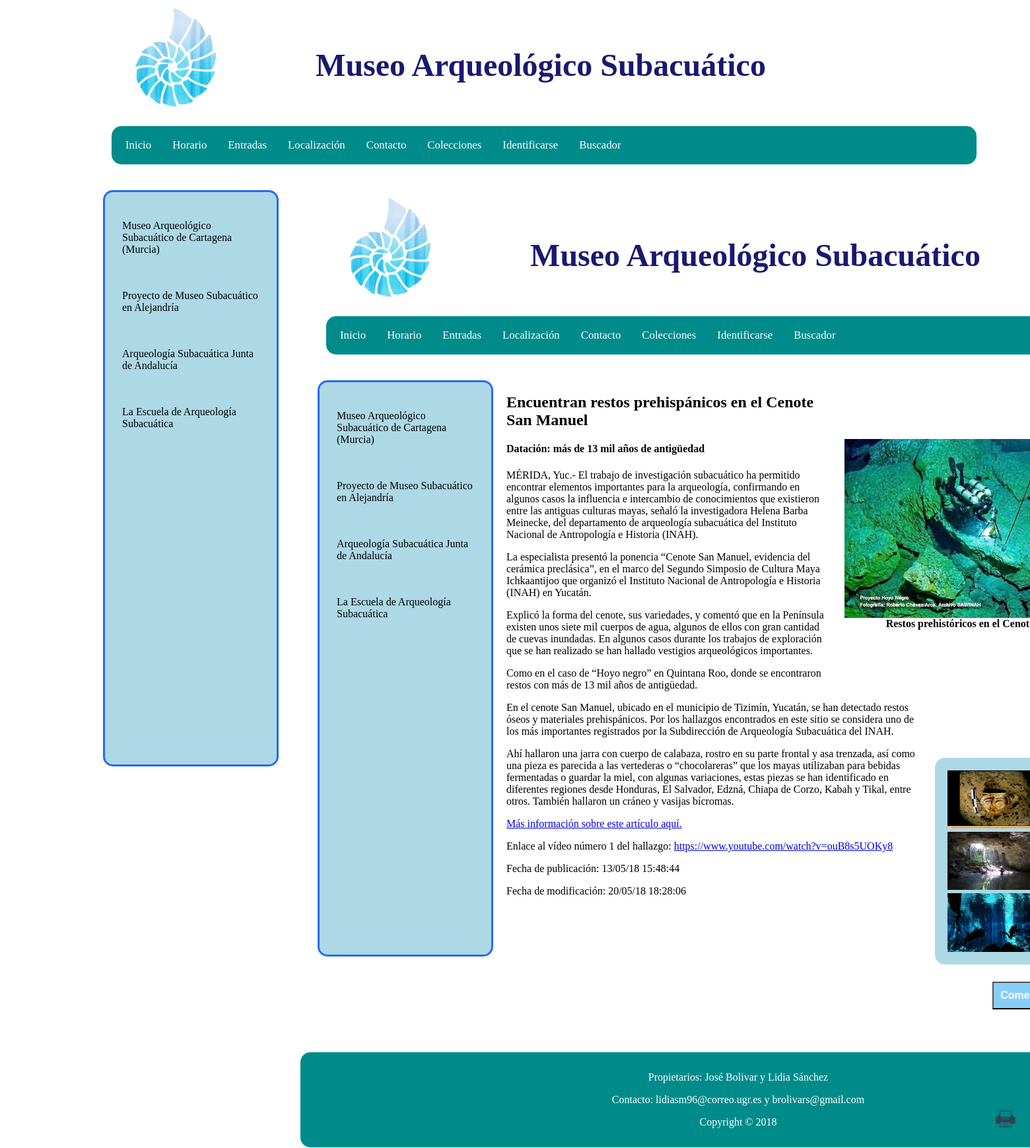
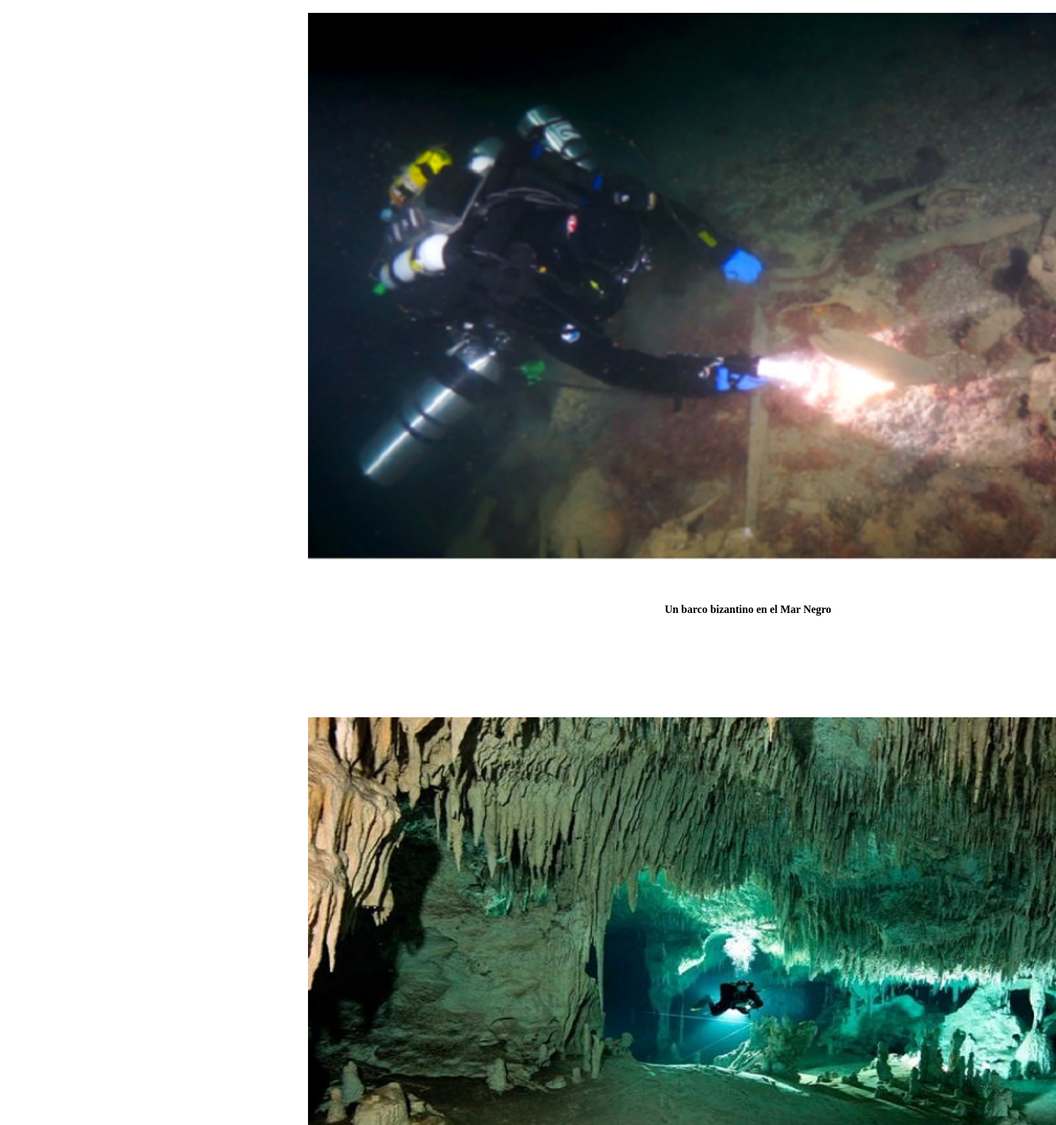
The app's page /PHP/vistas/plantillaPortada.php?obra=1 (upper part) with its own data (2 pictures, top to bottom).
### tables this page shows
CREATE TABLE `obras` (
  `ID` int(3) NOT NULL,
  `miniatura` text NOT NULL,
  `descripcion` text NOT NULL,
  `Titulo` text NOT NULL,
  `Imagen` text NOT NULL,
  `Fecha_Publicacion` timestamp NULL DEFAULT NULL ON UPDATE CURRENT_TIMESTAMP,
  `Fecha_Modificacion` timestamp NOT NULL DEFAULT '0000-00-00 00:00:00'
);

### PHP/bd/ConexionBD.php (called while the page is built, shortened)
<?php
    class ConexionBD {
        public static function abrirConexion() {
    	    $conexion = new mysqli('localhost', 'sibw1718', 'sibw1718') or exit('No se pudo conectar con el servidor');
    	    mysqli_select_db($conexion,'p5_sibw_bd') or die ( "No se ha podido conectar a la base de datos" );
        	mysqli_set_charset($conexion, 'utf8');
        	return $conexion;
        }
    }
?>

### PHP/modelos/modelo_Obras.php (called while the page is built, shortened)
<?php
class ModeloObras{
	public $conexionBD;
    public function __construct() {
	    $this->conexionBD = ConexionBD::abrirConexion();
    }
    public function getNombre ($id_obra) {
        $seleccion = "SELECT Titulo FROM obras WHERE ID = $id_obra";
        $resultado = mysqli_query ($this->conexionBD, $seleccion);
        $nombre = array();
        while ( $fila = mysqli_fetch_array ($resultado) ) {
            $nombre = $fila[0];
        }
        return $nombre;
    }
    public function getImagen ($id_obra) {
        $seleccion = "SELECT Imagen FROM obras WHERE ID = $id_obra";
        $resultado = mysqli_query ($this->conexionBD, $seleccion);
        while ( $fila = mysqli_fetch_array ($resultado) ) {
            $imagen = $fila[0];
        }
        return $imagen;
    }
    public function getDescripcion ($id_obra) {
        $seleccion = "SELECT descripcion FROM obras WHERE ID = $id_obra";
        $resultado = mysqli_query ($this->conexionBD, $seleccion);
        while ( $fila = mysqli_fetch_array ($resultado) ) {
            $descripcion = $fila[0];
        }
        return $descripcion;
    }
    public function getGaleria ($id_obra) {
        $seleccion = "SELECT ruta_imagen FROM galerias WHERE obra_asociada=$id_obra";
        $resultado = mysqli_query ($this->conexionBD, $seleccion);
        $galeria = array();
        while ( $fila = mysqli_fetch_array ($resultado, MYSQLI_ASSOC) ) {
            $galeria[] = $fila['ruta_imagen'];
        }
        return $galeria;
    }
    public function getVideos($id_obra) {
        $seleccion = "SELECT url_video FROM videos WHERE obra_asociada=$id_obra";
        $resultado = mysqli_query ($this->conexionBD, $seleccion);
        $videos = array();
        while ( $fila = mysqli_fetch_array ($resultado, MYSQLI_ASSOC) ) {
            $videos[] = $fila['url_video'];
        }
        return $videos;
    }
    public function getFechaPublicacion($id_obra) {
        $seleccion = "SELECT Fecha_Publicacion FROM obras WHERE ID = $id_obra";
        $resultado = mysqli_query ($this->conexionBD, $seleccion);
        while ( $fila = mysqli_fetch_array ($resultado) ) {
            $fecha_publ = $fila[0];
        }
        return $fecha_publ;
    }
    public function getFechaModificacion($id_obra) {
        $seleccion = "SELECT Fecha_Modificacion FROM obras WHERE ID = $id_obra";
        $resultado = mysqli_query ($this->conexionBD, $seleccion);
        while ( $fila = mysqli_fetch_array ($resultado) ) {
            $fecha_mod = $fila[0];
        }
        return $fecha_mod;
    }
    public function getTodasObras () {
        $seleccion = 'SELECT * FROM obras';
        $resultado = mysqli_query ($this->conexionBD, $seleccion);
        $nombreObras = array();
        while ( $fila = mysqli_fetch_array ($resultado, MYSQLI_ASSOC) ) {
            $nombreObras[]  = $fila;
        }
        return $nombreObras;
    }
}
?>

### PHP/vistas/listaObras.php (the view)
<div class="bloque_obras">
	<?php
		require("controladores/controlador_Obras.php");
		if (isset($listaObras)) {
			for ($i = 0; $i < count($listaObras); $i++) {
				echo	"<div class='obras'> ";
				echo	"<a href='?obra=".$listaObras[$i]['ID']."'>" ;
				echo 	"<img src='../Imagenes/" .$listaObras[$i]['Imagen']. "'>";
				echo	"<div class='pie_foto'>" .$listaObras[$i]['Titulo']. "</div>";
				echo	"</a>";
				echo	"</div>";
			}
		}
		else
			echo "NO EXISTE LA VARIABLE $miniatura";
	?>
</div>

### PHP/vistas/obra.php
<div class = "Contenido">
	<div class="dos_columnas">
		<?php
			if(isset($_GET["obra"])){
				echo "<div class='img_obra'>";
				echo "<img src='../Imagenes/" .$imagen_obra. "'>";
				echo "<div class='pie_foto'>" .$nombre_obra. "</div>";
				echo "</div>";
				echo "<div class ='Descripcion'>";
				echo "<p> $descripcion </p>";
				echo "</div>";
				if (count($galeria_obra) > 0) { ?>
					<div class="galeria">
				        <?php
				          for ($i=0; $i < count($galeria_obra); $i++) {
				            ?>
				            <div class = "obras_galeria">
				            	<?php echo '<img src="../Imagenes/' .$galeria_obra[$i]. '"/>';?>
				            </div>
			          	<?php } ?>
					</div>
				<?php }
				for ($j=0; $j < count($videos_obra); $j++) {
					$n_video = $j+1;
					echo "<p>Enlace al vídeo número $n_video del hallazgo: <a href='$videos_obra[$j]' target='_blank'>$videos_obra[$j]</a></p>";
				}
       			$fechaPubl_formateada = date('d/m/y H:i:s', strtotime($fecha_publicacion));
				echo "<p>Fecha de publicación: ".$fechaPubl_formateada."</p>";
				$fechaModif_formateada = date('d/m/y H:i:s', strtotime($fecha_modificacion));
				echo "<p>Fecha de modificación: ".$fechaModif_formateada."</p>";
			}
		?>
	</div>
</div>

### CSS/estilo-obras-portada.css (style rules this page uses)
body { font-size: 100%; padding: 0; margin: 0; }
img { width: 100%; height: auto; }
.bloque_obras { display: grid; grid-template-columns: auto auto auto; grid-column-gap: 20px; grid-row-gap: 20px; float: right; width: 70%; margin-right: 5%; margin-bottom: 2%; }
.obras img { width: 100%; height: auto; float: left; margin-bottom: 5%; }
.obras a { text-decoration: none; }
.pie_foto { text-align: center; color: black; font-weight: bold; font-size: 100%; margin-bottom: 10%; width: 100%; }
.Contenido, .video { float: right; width: 48%; margin-right: 28%; margin-bottom: 2%; }
.img_obra { float: right; width: 70%; margin-top: 50px; margin-right: -55%; padding: 3%; }
.galeria { display: grid; grid-template-columns: auto auto auto; grid-column-gap: 5px; grid-row-gap: 5px; width: 70%; border-radius: 15px; background-color: lightblue; padding: 15px; float: right; width: 70%; margin-top: -20%; margin-right: -80%; padding: 3%; }
.obras_galeria { width: 100%; height: auto; float: right; }

### CSS/estilo-print.css (style rules this page uses)
body { font-size: 100%; margin-left: 50px; }
img { width: 100%; height: 20%; position: absolute; margin-top: -40%; }
.pie_foto { text-align: center; color: black; font-weight: bold; font-size: 100%; margin-bottom: 10%; margin-top: -10%; width: 100%; position: absolute; }
.Contenido { float: right; width: 100%; margin-right: 5%; margin-bottom: 2%; font: serif; }
.img_obra { float: left; background-color: white; width: 100%; margin-top: 5%; }
.dos_columnas { column-count: 2; margin-top: 40%; }
.galera, .obras_galeria { display: none; }

### records on screen
obras: Imagen (picture), Titulo "Restos prehistóricos en el…", descripcion "Encuentran restos prehispánicos en el Cenote San Manuel Datación: más de 13 mil años de antigüedad MÉRIDA, Yuc.- El trabajo de investigación subacuático ha permitido encontrar elementos importantes para la arqueología, confirmando en algunos casos la influencia e intercambio de conocimientos que existieron entre las antiguas culturas mayas, señaló la investigadora Helena Barba Meinecke, del departamento de arqueología subacuática del Instituto Nacional de Antropología e Historia (INAH). La especialista presentó la ponencia “Cenote San Manuel, evidencia del cerámica preclásica”, en el marco del Segundo Simposio de Cultura Maya Ichkaantijoo que organizó el Instituto Nacional de Antropología e…", Fecha_Publicacion "13/05/18 15:48:44", Fecha_Modificacion "20/05/18 18:28:06"
obras: Imagen (picture), Titulo "Un barco bizantino en el Mar Negro"
obras: Imagen (picture)

### other values on screen
$nombresMenus[$i] "Inicio"
$nombresMenus[$i] "Horario"
$nombresMenus[$i] "Entradas"
$nombresMenus[$i] "Localización"
$nombresMenus[$i] "Contacto"
$nombresMenus[$i] "Colecciones"
$nombresMenus[$i] "Identificarse"
$nombresMenus[$i] "Buscador"
$n_video "1"
$videos_obra[$j] "https://www.youtube.com/watch?v=ouB8s5UOKy8"
